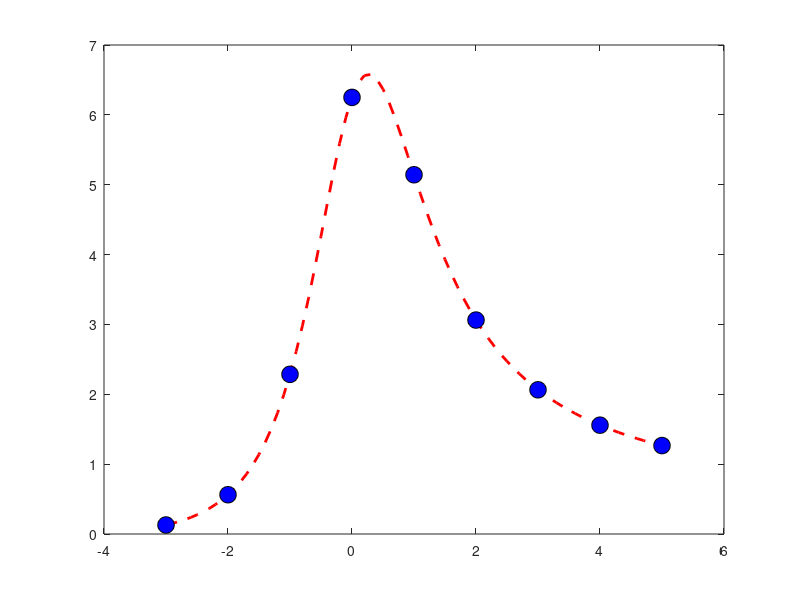

This figure's MATLAB source:
x=-3:0.1:5;
y=(x+5).^2./(4+3*x.^2);
h=plot(x,y,'--r');
set(h,'linewidth',2);
hold on
x=-3:5;
y=(x+5).^2./(4+3*x.^2);
h=plot(x,y,'o');
set(h,'markeredgecolor','k','markerfacecolor','b','markersize',12);